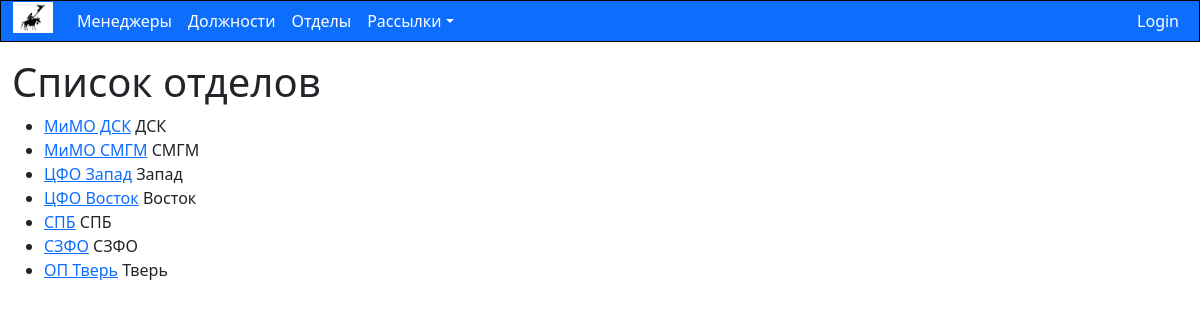
Page /emaillist/departments/ on the committed database.
### emaillist/models.py (models this page shows, shortened)
class Department(models.Model):
    short_name = models.CharField(max_length=SHORT_NVARCHAR_LENGTH,
                                  help_text="Отдел кратко",
                                  verbose_name="Отдел кратко")
    name = models.CharField(max_length=REGULAR_NVARCHAR_LENGTH,
                            help_text="Название отдела",
                            verbose_name="Отдел")
    additional_info = models.CharField(max_length=REGULAR_NVARCHAR_LENGTH,
                                       help_text="Дополнительная информация по отделу",
                                       verbose_name="Доп информация",
                                       blank=True)
    def get_absolute_url(self):
        return reverse("department-detail", args=[str(self.id)])

### emaillist/views.py (the view)
class DepartmentListView(generic.ListView):
    model = Department

### emaillist/templates/emaillist/department_list.html
{% extends "base_generic.html" %}
{% block content %}
    <h1>Список отделов</h1>
    {% if department_list %}
    <ul>
      {% for department in department_list %}
      <li>
        <a href="{{ department.get_absolute_url }}">{{ department.name }}</a> {{department.short_name}}
      </li>
      {% endfor %}
    </ul>
    {% else %}
      <p>В списке нет отделов.</p>
    {% endif %}
{% endblock %}

### rows in the picture
Department: name "МиМО ДСК", short_name "ДСК"
Department: name "МиМО СМГМ", short_name "СМГМ"
Department: name "ЦФО Запад", short_name "Запад"
Department: name "ЦФО Восток", short_name "Восток"
Department: name "СПБ", short_name "СПБ"
Department: name "СЗФО", short_name "СЗФО"
Department: name "ОП Тверь", short_name "Тверь"
